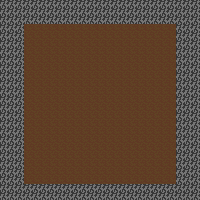

Tiled map render using the project's own tile images. Description and the map definition, with tile-layer contents summarised, below:
An orthogonal 25x25 tile map with 8x8 px tiles, 1 tile layer (Arena), 2 tilesets and 1 object (Player).

<map version="1.2" tiledversion="1.3.3" orientation="orthogonal" renderorder="right-down" width="25" height="25" tilewidth="8" tileheight="8" infinite="0" nextlayerid="3" nextobjectid="2">
 <properties>
  <property name="type" value="SnakeArena" />
 </properties>
 <tileset firstgid="1" source="../tilesets/snake-arena/arena.tsx" />
 <tileset firstgid="3" source="../characters/snake/snake.tsx" />
 <layer id="1" name="Arena" width="25" height="25">
  <data>[625 cells, 625 non-empty, 2 distinct tile ids]</data>
 </layer>
 <objectgroup id="2" name="Actors">
  <object id="1" name="Player" gid="5" x="120" y="120" width="8" height="8" />
 </objectgroup>
</map>
